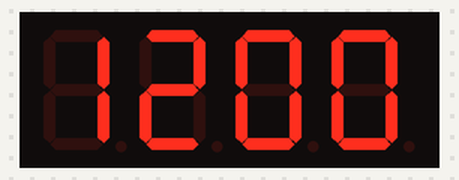
This sketch was run on a simulated Arduino Uno, built with avr-gcc and run on an emulated ATmega328P. On the bench: 4-digit seven-segment display.

Above: at 0.6 s.
At 64.6 s:
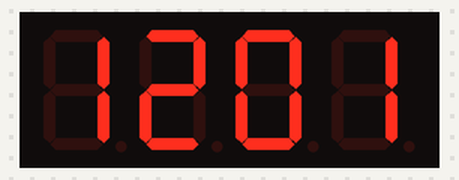
At 129.27 s:
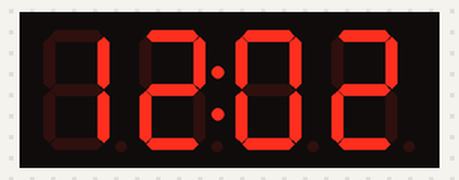

The sketch:

ClockDisplay.ino
```cpp
//Demo for 4-Digit Display or 4-Digit Display(D4056B) by Catalex
//Hardware: A 4-Digit Display or 4-Digit Display(D4056B)
//Board: Catduino or Arduino UNO R3,Arduino Mega2560...
//IDE:   Arduino-1.0
//Function: Display the time on the digital tube.
//Store: http://www.aliexpress.com/store/1199788
//      http://dx.com
/*********************************************************************/
#include <TimerOne.h>
#include "TM1637.h"
#define ON 1
#define OFF 0

int8_t TimeDisp[] = {0x00,0x00,0x00,0x00};
unsigned char ClockPoint = 1;
unsigned char Update;
unsigned char halfsecond = 0;
unsigned char second;
unsigned char minute = 0;
unsigned char hour = 12;


#define CLK A5//connect CLK of the 4-Digit Display to A5 of Arduino and can be changed to other ports
#define DIO A4//
TM1637 display(CLK,DIO);

void setup()
{
  display.set();
  display.init();
  Timer1.initialize(500000);//timing for 500ms
  Timer1.attachInterrupt(TimingISR);//declare the interrupt serve routine:TimingISR
}
void loop()
{
  if(Update == ON)
  {
    TimeUpdate();
    display.display(TimeDisp);
  }

}
void TimingISR()
{
  halfsecond ++;
  Update = ON;
  if(halfsecond == 2){
    second ++;
    if(second == 60)
    {
      minute ++;
      if(minute == 60)
      {
        hour ++;
        if(hour == 24)hour = 0;
        minute = 0;
      }
      second = 0;
    }
    halfsecond = 0;
  }
 // Serial.println(second);
  ClockPoint = (~ClockPoint) & 0x01;
}
void TimeUpdate(void)
{
  if(ClockPoint)display.point(POINT_ON);
  else display.point(POINT_OFF);
  TimeDisp[0] = hour / 10;
  TimeDisp[1] = hour % 10;
  TimeDisp[2] = minute / 10;
  TimeDisp[3] = minute % 10;
  Update = OFF;
}
```
